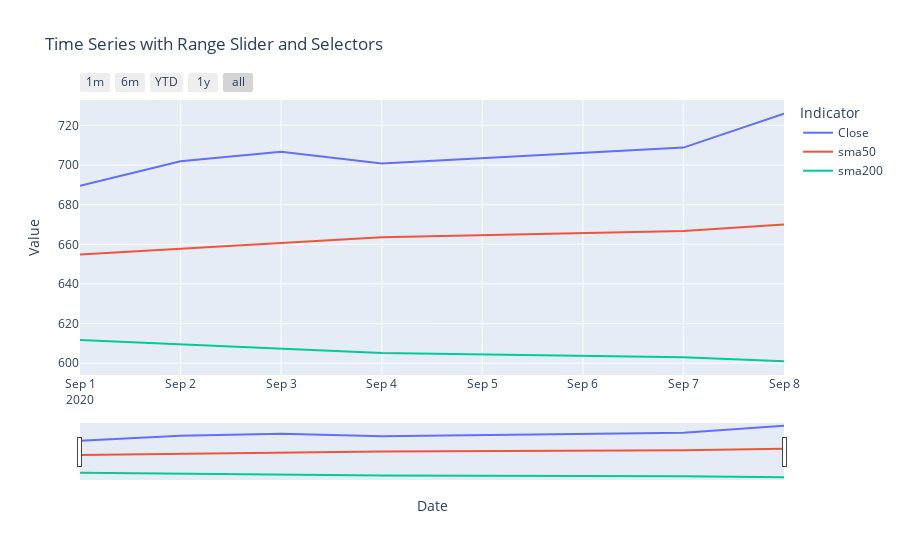

Notebook code for this chart:
### Code cell
# Create Plotly Line plot for SMA -50 -200

df.index.name ="Date"
df =df.reset_index()
df = pd.melt(df, id_vars=["Date"], var_name = "Indicator", value_name = "Value")


fig = px.line(df, x = "Date",  y = 'Value', color = "Indicator", title='Time Series with Range Slider and Selectors')

fig.update_xaxes(
    rangeslider_visible=True,
    rangeselector=dict(
        buttons=list([
            dict(count=1, label="1m", step="month", stepmode="backward"),
            dict(count=6, label="6m", step="month", stepmode="backward"),
            dict(count=1, label="YTD", step="year", stepmode="todate"),
            dict(count=1, label="1y", step="year", stepmode="backward"),
            dict(step="all")
        ])
    )
)
fig.show()

### Figure 1 — Plotly figure (JSON) as saved in the notebook; plotly's stock layout.template omitted (floating-point values rounded to 4 significant figures)
{"data": [{"hovertemplate": "Indicator=Close<br>Date=%{x}<br>Value=%{y}<extra></extra>", "legendgroup": "Close", "line": {"color": "#636efa", "dash": "solid"}, "mode": "lines", "name": "Close", "orientation": "v", "showlegend": true, "type": "scatter", "x": ["2020-09-01T00:00:00", "2020-09-02T00:00:00", "2020-09-03T00:00:00", "2020-09-04T00:00:00", "2020-09-07T00:00:00", "2020-09-08T00:00:00"], "xaxis": "x", "y": [689.6, 702.0, 706.8, 700.8, 708.8, 725.9], "yaxis": "y"}, {"hovertemplate": "Indicator=sma50<br>Date=%{x}<br>Value=%{y}<extra></extra>", "legendgroup": "sma50", "line": {"color": "#EF553B", "dash": "solid"}, "mode": "lines", "name": "sma50", "orientation": "v", "showlegend": true, "type": "scatter", "x": ["2020-09-01T00:00:00", "2020-09-02T00:00:00", "2020-09-03T00:00:00", "2020-09-04T00:00:00", "2020-09-07T00:00:00", "2020-09-08T00:00:00"], "xaxis": "x", "y": [654.8, 657.6, 660.8, 663.6, 666.7, 670.0], "yaxis": "y"}, {"hovertemplate": "Indicator=sma200<br>Date=%{x}<br>Value=%{y}<extra></extra>", "legendgroup": "sma200", "line": {"color": "#00cc96", "dash": "solid"}, "mode": "lines", "name": "sma200", "orientation": "v", "showlegend": true, "type": "scatter", "x": ["2020-09-01T00:00:00", "2020-09-02T00:00:00", "2020-09-03T00:00:00", "2020-09-04T00:00:00", "2020-09-07T00:00:00", "2020-09-08T00:00:00"], "xaxis": "x", "y": [611.7, 609.5, 607.3, 605.1, 603.0, 601.0], "yaxis": "y"}], "layout": {"legend": {"title": {"text": "Indicator"}, "tracegroupgap": 0}, "title": {"text": "Time Series with Range Slider and Selectors"}, "xaxis": {"anchor": "y", "domain": [0, 1], "rangeselector": {"buttons": [{"count": 1, "label": "1m", "step": "month", "stepmode": "backward"}, {"count": 6, "label": "6m", "step": "month", "stepmode": "backward"}, {"count": 1, "label": "YTD", "step": "year", "stepmode": "todate"}, {"count": 1, "label": "1y", "step": "year", "stepmode": "backward"}, {"step": "all"}]}, "rangeslider": {"visible": true}, "title": {"text": "Date"}}, "yaxis": {"anchor": "x", "domain": [0, 1], "title": {"text": "Value"}}}}
